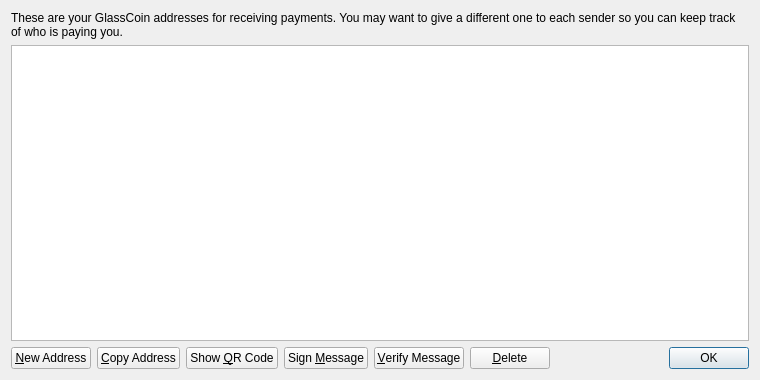
<?xml version="1.0" encoding="UTF-8"?>
<ui version="4.0">
 <class>AddressBookPage</class>
 <widget class="QWidget" name="AddressBookPage">
  <property name="geometry">
   <rect>
    <x>0</x>
    <y>0</y>
    <width>760</width>
    <height>380</height>
   </rect>
  </property>
  <property name="windowTitle">
   <string>Address Book</string>
  </property>
  <layout class="QVBoxLayout" name="verticalLayout">
   <item>
    <widget class="QLabel" name="labelExplanation">
     <property name="text">
      <string>These are your GlassCoin addresses for receiving payments. You may want to give a different one to each sender so you can keep track of who is paying you.</string>
     </property>
     <property name="textFormat">
      <enum>Qt::PlainText</enum>
     </property>
     <property name="wordWrap">
      <bool>true</bool>
     </property>
    </widget>
   </item>
   <item>
    <widget class="QTableView" name="tableView">
     <property name="contextMenuPolicy">
      <enum>Qt::CustomContextMenu</enum>
     </property>
     <property name="toolTip">
      <string>Double-click to edit address or label</string>
     </property>
     <property name="tabKeyNavigation">
      <bool>false</bool>
     </property>
     <property name="alternatingRowColors">
      <bool>true</bool>
     </property>
     <property name="selectionMode">
      <enum>QAbstractItemView::SingleSelection</enum>
     </property>
     <property name="selectionBehavior">
      <enum>QAbstractItemView::SelectRows</enum>
     </property>
     <property name="sortingEnabled">
      <bool>true</bool>
     </property>
     <attribute name="verticalHeaderVisible">
      <bool>false</bool>
     </attribute>
    </widget>
   </item>
   <item>
    <layout class="QHBoxLayout" name="horizontalLayout">
     <item>
      <widget class="QPushButton" name="newAddressButton">
       <property name="toolTip">
        <string>Create a new address</string>
       </property>
       <property name="text">
        <string>&amp;New Address</string>
       </property>
       <property name="icon">
        <iconset resource="../bitcoin.qrc">
         <normaloff>:/icons/add</normaloff>:/icons/add</iconset>
       </property>
      </widget>
     </item>
     <item>
      <widget class="QPushButton" name="copyToClipboard">
       <property name="toolTip">
        <string>Copy the currently selected address to the system clipboard</string>
       </property>
       <property name="text">
        <string>&amp;Copy Address</string>
       </property>
       <property name="icon">
        <iconset resource="../bitcoin.qrc">
         <normaloff>:/icons/editcopy</normaloff>:/icons/editcopy</iconset>
       </property>
      </widget>
     </item>
     <item>
      <widget class="QPushButton" name="showQRCode">
       <property name="text">
        <string>Show &amp;QR Code</string>
       </property>
       <property name="icon">
        <iconset resource="../bitcoin.qrc">
         <normaloff>:/icons/qrcode</normaloff>:/icons/qrcode</iconset>
       </property>
      </widget>
     </item>
     <item>
      <widget class="QPushButton" name="signMessage">
       <property name="toolTip">
        <string>Sign a message to prove you own a GlassCoin address</string>
       </property>
       <property name="text">
        <string>Sign &amp;Message</string>
       </property>
       <property name="icon">
        <iconset resource="../bitcoin.qrc">
         <normaloff>:/icons/edit</normaloff>:/icons/edit</iconset>
       </property>
      </widget>
     </item>
     <item>
      <widget class="QPushButton" name="verifyMessage">
       <property name="toolTip">
        <string>Verify a message to ensure it was signed with a specified GlassCoin address</string>
       </property>
       <property name="text">
        <string>&amp;Verify Message</string>
       </property>
       <property name="icon">
        <iconset resource="../bitcoin.qrc">
         <normaloff>:/icons/transaction_0</normaloff>:/icons/transaction_0</iconset>
       </property>
      </widget>
     </item>
     <item>
      <widget class="QPushButton" name="deleteButton">
       <property name="toolTip">
        <string>Delete the currently selected address from the list</string>
       </property>
       <property name="text">
        <string>&amp;Delete</string>
       </property>
       <property name="icon">
        <iconset resource="../bitcoin.qrc">
         <normaloff>:/icons/remove</normaloff>:/icons/remove</iconset>
       </property>
      </widget>
     </item>
     <item>
      <spacer name="horizontalSpacer">
       <property name="orientation">
        <enum>Qt::Horizontal</enum>
       </property>
       <property name="sizeHint" stdset="0">
        <size>
         <width>40</width>
         <height>20</height>
        </size>
       </property>
      </spacer>
     </item>
     <item>
      <widget class="QDialogButtonBox" name="buttonBox">
       <property name="sizePolicy">
        <sizepolicy hsizetype="Maximum" vsizetype="Fixed">
         <horstretch>0</horstretch>
         <verstretch>0</verstretch>
        </sizepolicy>
       </property>
       <property name="standardButtons">
        <set>QDialogButtonBox::Ok</set>
       </property>
      </widget>
     </item>
    </layout>
   </item>
  </layout>
 </widget>
 <resources>
  <include location="../bitcoin.qrc"/>
 </resources>
 <connections/>
</ui>
